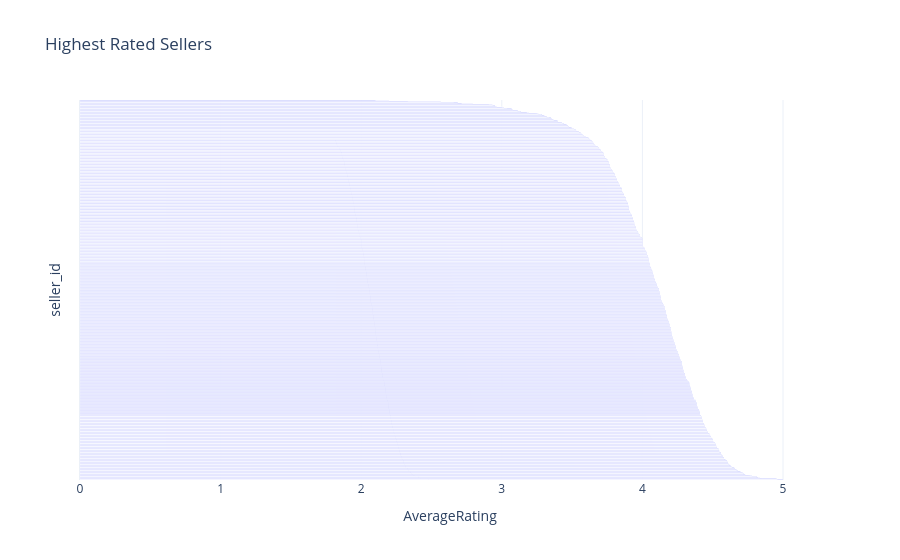

Notebook source saved alongside this figure:
### Code cell
fig=px.bar(
    seller_ratings,
    x="AverageRating",
    y="seller_id",
    orientation="h",
    title="Highest Rated Sellers",
    template="plotly_white"
)
fig.update_yaxes(showticklabels=False)
fig.show()

### Figure 1 — Plotly figure (JSON) as saved in the notebook; plotly's stock layout.template omitted (floating-point values rounded to 4 significant figures; data arrays with more than 128 entries replaced by an {"elided": "..."} marker saying what was removed)
{"data": [{"hovertemplate": "AverageRating=%{x}<br>seller_id=%{y}<extra></extra>", "legendgroup": "", "marker": {"color": "#636efa", "pattern": {"shape": ""}}, "name": "", "orientation": "h", "showlegend": false, "textposition": "auto", "type": "bar", "x": {"elided": "887 float values"}, "xaxis": "x", "y": {"elided": "887 str values"}, "yaxis": "y"}], "layout": {"barmode": "relative", "legend": {"tracegroupgap": 0}, "title": {"text": "Highest Rated Sellers"}, "xaxis": {"anchor": "y", "domain": [0, 1], "title": {"text": "AverageRating"}}, "yaxis": {"anchor": "x", "domain": [0, 1], "showticklabels": false, "title": {"text": "seller_id"}}}}
